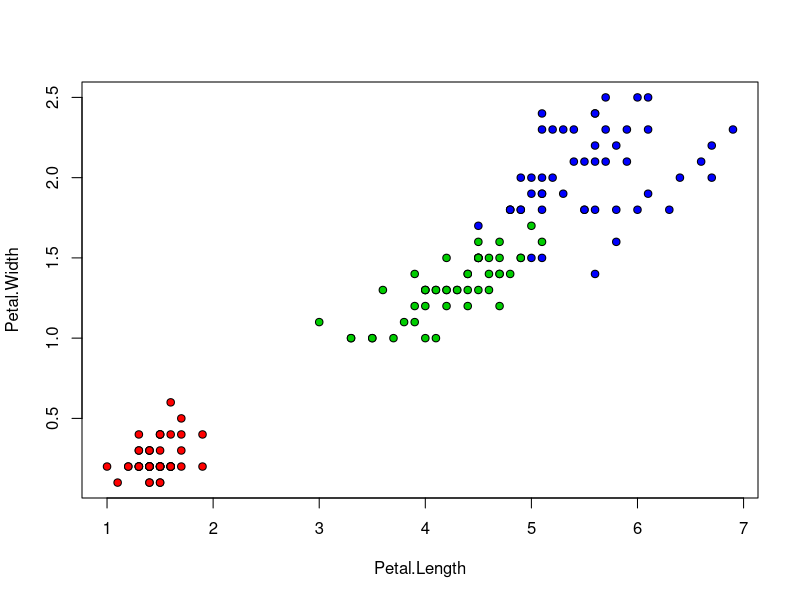
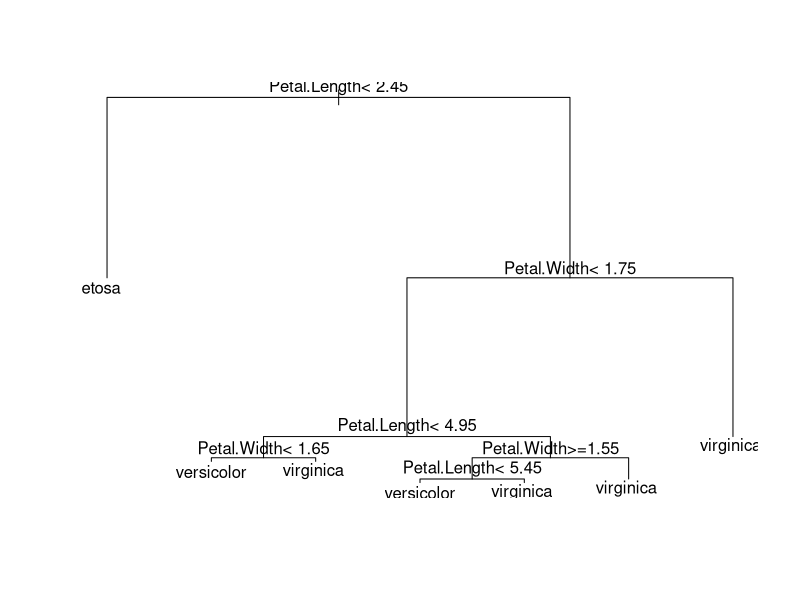
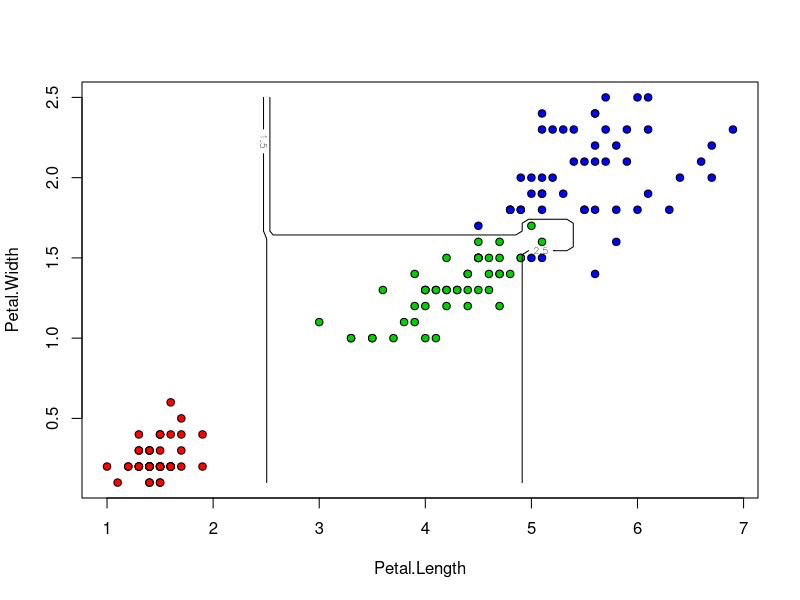

Here is the R script that generated these plots, in order:
rm(list=ls(all=TRUE))
data(iris)
Iris_2D <- iris[,3:5]
plot(Iris_2D[1:2], pch = 21, bg = c("red", "green3", "blue")[unclass(Iris_2D$Species)])

library(rpart)
Iris_2D_rpart_model <- rpart(Species~., data = Iris_2D)
Iris_2D_rpart_model <- rpart(Species~., data = Iris_2D, minsplit=1, cp=1e-3)

Iris_2D_rpart_pred <- predict(Iris_2D_rpart_model, Iris_2D)

Iris_2D_rpart_pred_ClassN <- apply( Iris_2D_rpart_pred,1,
                                    function(one_row) return(which(one_row == max(one_row))))
Iris_2D_rpart_pred_Class <- apply( Iris_2D_rpart_pred,1,
                                   function(one_row) return(colnames(Iris_2D_rpart_pred)[which(one_row == max(one_row))]))

Iris_2D_Class_temp <- unclass(Iris_2D$Species)
Iris_2D_Class <- attr(Iris_2D_Class_temp ,"levels")[Iris_2D_Class_temp]

table(Iris_2D_rpart_pred_Class,Iris_2D_Class)

plot(Iris_2D_rpart_model)
text(Iris_2D_rpart_model)

x1 <- seq(min(Iris_2D$Petal.Length), max(Iris_2D$Petal.Length), length = 50)
x2 <- seq(min(Iris_2D$Petal.Width), max(Iris_2D$Petal.Width), length = 50)
Feature_x1_to_x2 <- expand.grid(Petal.Length = x1, Petal.Width = x2)
Feature_x1_to_x2_Class <- apply(predict(Iris_2D_rpart_model,Feature_x1_to_x2),1,
                                function(one_row) return(which(one_row == max(one_row))))

plot(Iris_2D[1:2], pch = 21, bg = c("red", "green3", "blue")[unclass(Iris_2D$Species)])
contour(x1,x2,matrix(Feature_x1_to_x2_Class,length(x1)),add = T, levels = c(1.5,2.5),labex = 0)